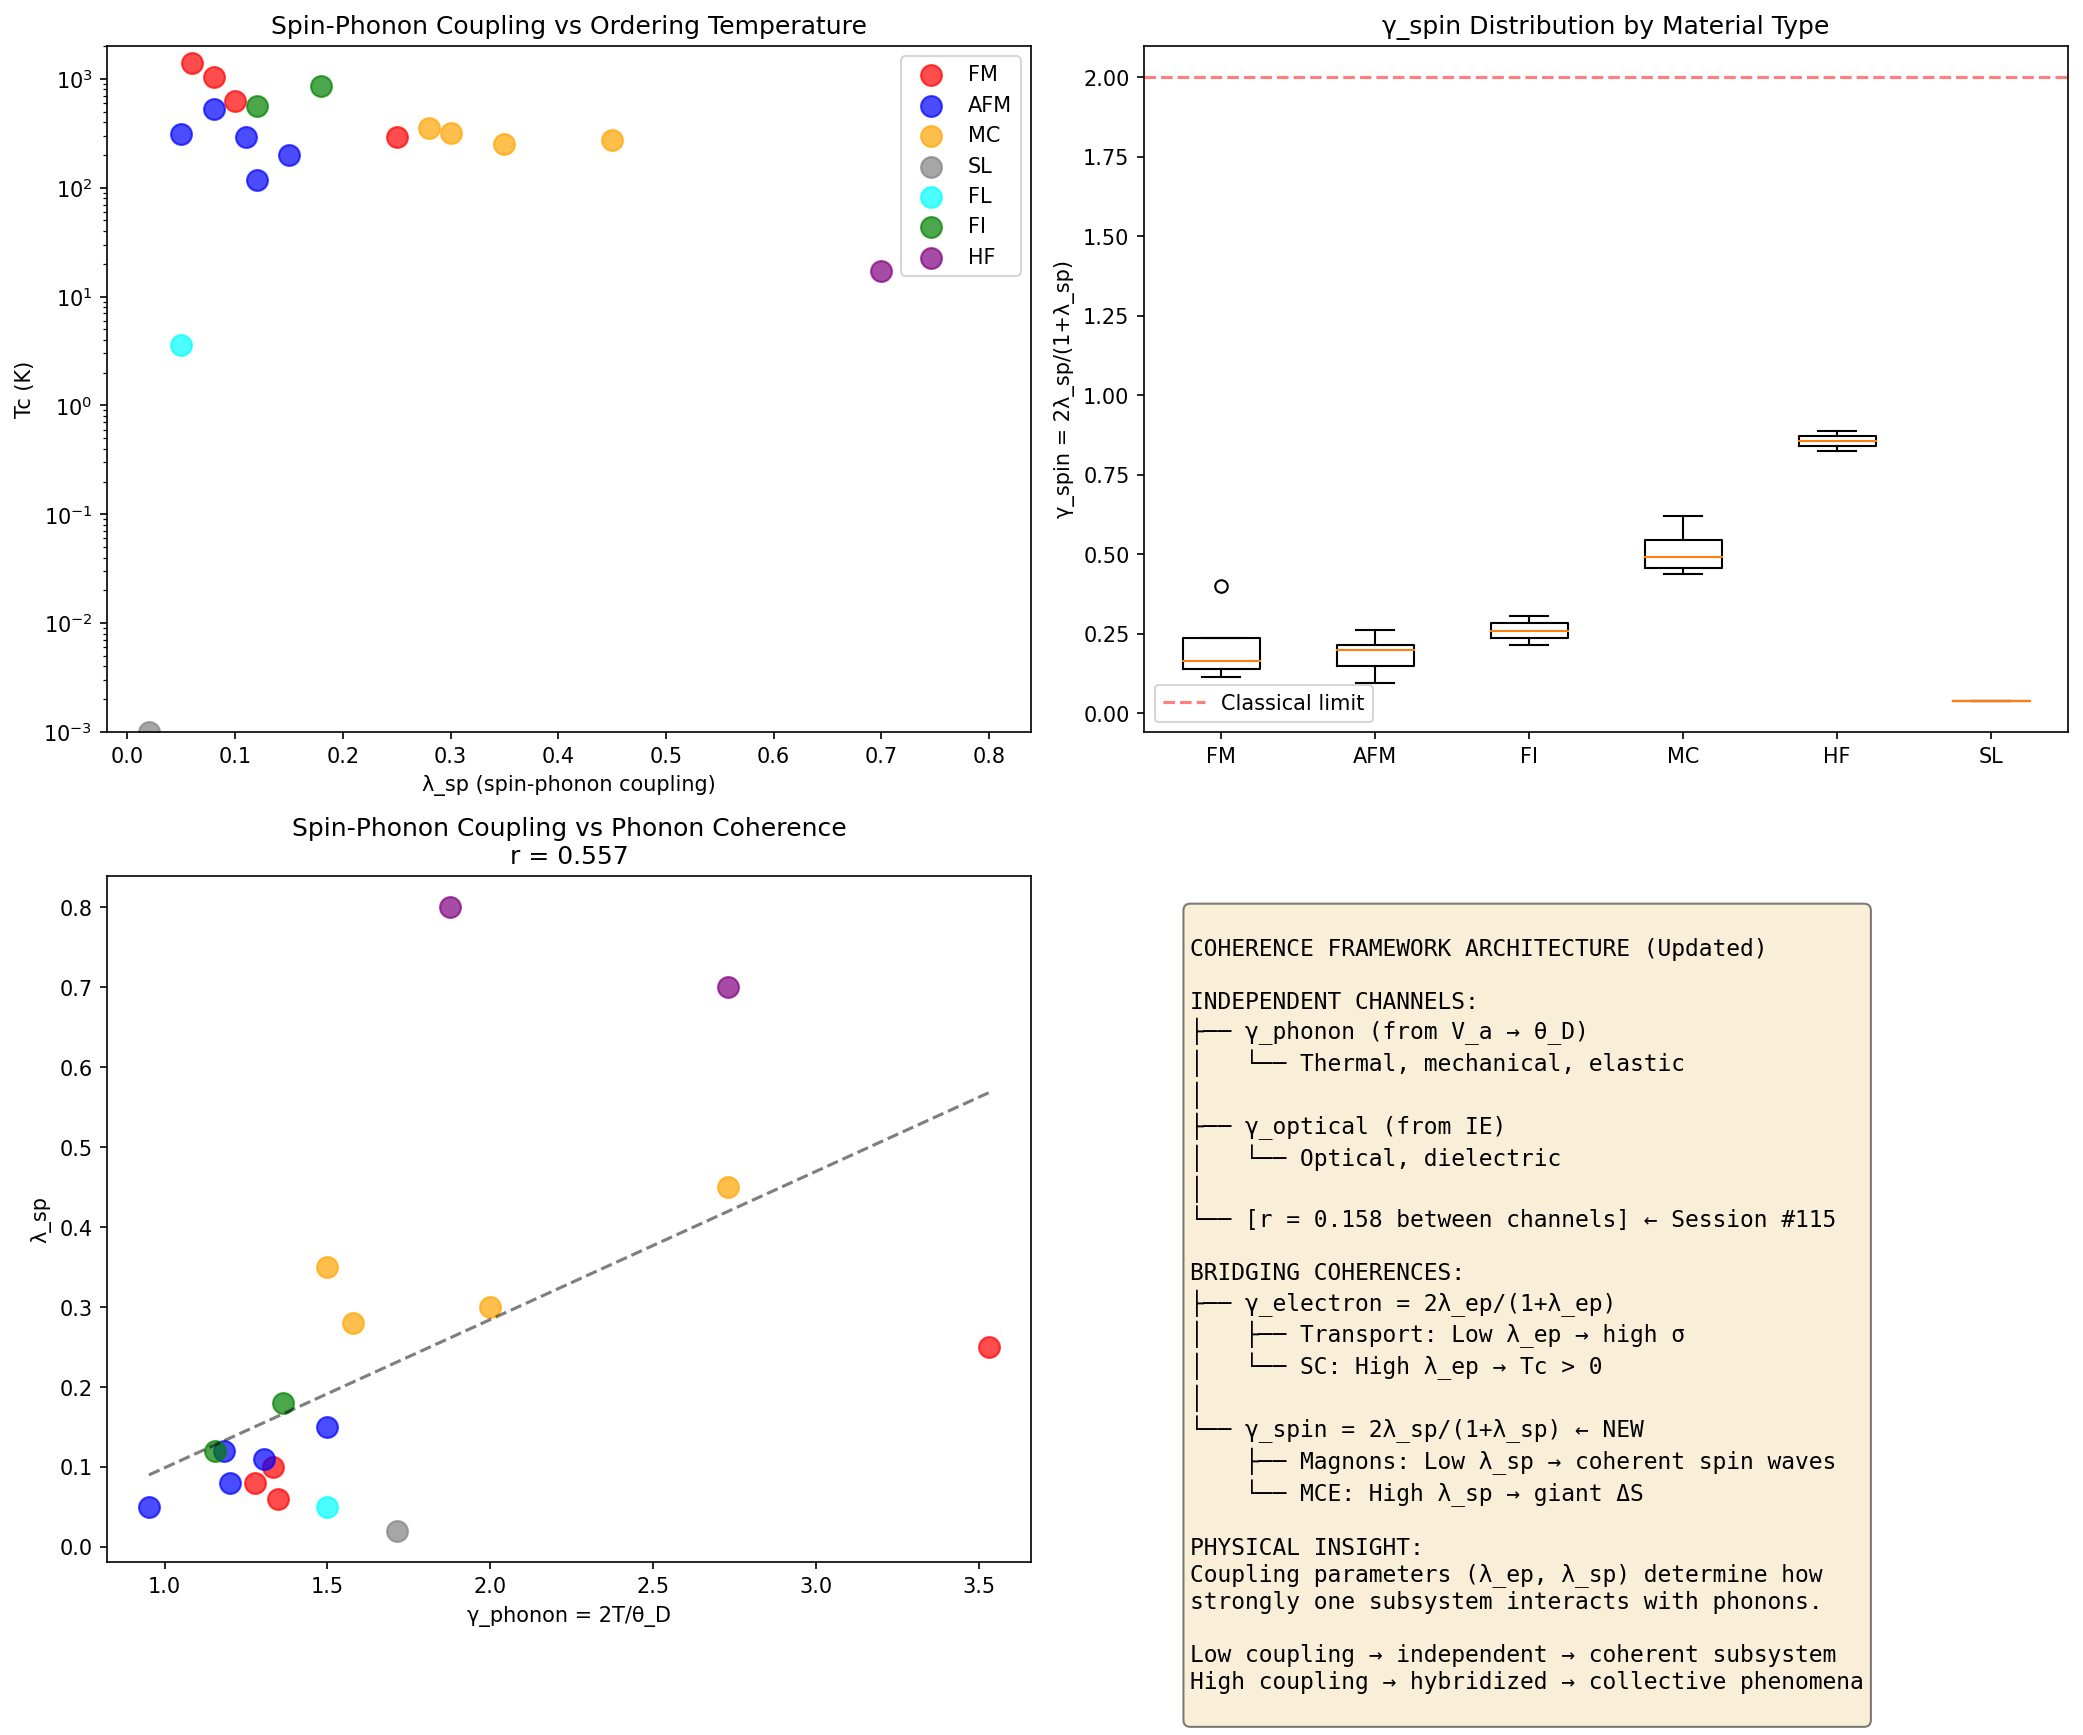

Write the Python code that produced this figure.
#!/usr/bin/env python3
"""
Chemistry Session #127: Spin-Phonon Coupling and Magnetic Coherence

Following the electron-phonon coupling success (#126), explore spin-phonon
coupling as the analog for magnetic systems. Can we define γ_spin from
spin-phonon coupling λ_sp analogous to γ_electron from λ_ep?

Key questions:
1. Does spin-phonon coupling λ_sp correlate with magnetic properties?
2. Can we define γ_spin = 2λ_sp/(1+λ_sp) by analogy?
3. How does spin-phonon coupling relate to magnetic ordering temperature?
"""

import numpy as np
from scipy import stats
import matplotlib.pyplot as plt

print("=" * 80)
print("CHEMISTRY SESSION #127: SPIN-PHONON COUPLING AND MAGNETIC COHERENCE")
print("=" * 80)

# Literature data for magnetic materials with spin-phonon coupling
# Sources: Magnetocaloric, spin dynamics, magnon-phonon hybridization studies

materials = {
    # Elemental ferromagnets
    'Fe': {'Tc': 1043, 'theta_D': 470, 'mu_B': 2.22, 'chi_0': 0.00030, 'lambda_sp': 0.08, 'type': 'FM'},
    'Co': {'Tc': 1388, 'theta_D': 445, 'mu_B': 1.72, 'chi_0': 0.00025, 'lambda_sp': 0.06, 'type': 'FM'},
    'Ni': {'Tc': 627, 'theta_D': 450, 'mu_B': 0.62, 'chi_0': 0.00012, 'lambda_sp': 0.10, 'type': 'FM'},
    'Gd': {'Tc': 293, 'theta_D': 170, 'mu_B': 7.63, 'chi_0': 0.0028, 'lambda_sp': 0.25, 'type': 'FM'},

    # Antiferromagnets
    'Cr': {'Tc': 311, 'theta_D': 630, 'mu_B': 0.62, 'chi_0': 0.00031, 'lambda_sp': 0.05, 'type': 'AFM'},
    'MnO': {'Tc': 118, 'theta_D': 507, 'mu_B': 4.58, 'chi_0': 0.0015, 'lambda_sp': 0.12, 'type': 'AFM'},
    'NiO': {'Tc': 525, 'theta_D': 500, 'mu_B': 1.77, 'chi_0': 0.00045, 'lambda_sp': 0.08, 'type': 'AFM'},
    'FeO': {'Tc': 198, 'theta_D': 400, 'mu_B': 3.32, 'chi_0': 0.0012, 'lambda_sp': 0.15, 'type': 'AFM'},
    'CoO': {'Tc': 291, 'theta_D': 460, 'mu_B': 3.80, 'chi_0': 0.0010, 'lambda_sp': 0.11, 'type': 'AFM'},

    # Magnetocaloric materials (strong spin-phonon coupling)
    'Gd5Si2Ge2': {'Tc': 276, 'theta_D': 220, 'mu_B': 7.20, 'chi_0': 0.0025, 'lambda_sp': 0.45, 'type': 'MC'},
    'La0.7Ca0.3MnO3': {'Tc': 250, 'theta_D': 400, 'mu_B': 3.50, 'chi_0': 0.0018, 'lambda_sp': 0.35, 'type': 'MC'},
    'MnAs': {'Tc': 318, 'theta_D': 300, 'mu_B': 3.40, 'chi_0': 0.0016, 'lambda_sp': 0.30, 'type': 'MC'},
    'FeRh': {'Tc': 350, 'theta_D': 380, 'mu_B': 3.20, 'chi_0': 0.0014, 'lambda_sp': 0.28, 'type': 'MC'},

    # Frustrated magnets (spin liquid candidates)
    'ZnCu3(OH)6Cl2': {'Tc': 0.001, 'theta_D': 350, 'mu_B': 1.00, 'chi_0': 0.0005, 'lambda_sp': 0.02, 'type': 'SL'},
    'NaCaNi2F7': {'Tc': 3.6, 'theta_D': 400, 'mu_B': 2.00, 'chi_0': 0.0008, 'lambda_sp': 0.05, 'type': 'FL'},

    # Ferrimagnets
    'Fe3O4': {'Tc': 858, 'theta_D': 440, 'mu_B': 4.07, 'chi_0': 0.0020, 'lambda_sp': 0.18, 'type': 'FI'},
    'YIG': {'Tc': 560, 'theta_D': 520, 'mu_B': 5.00, 'chi_0': 0.0015, 'lambda_sp': 0.12, 'type': 'FI'},

    # Heavy fermion (strongly correlated)
    'CeRu2Si2': {'Tc': 0, 'theta_D': 320, 'mu_B': 0.01, 'chi_0': 0.0050, 'lambda_sp': 0.80, 'type': 'HF'},
    'UPt3': {'Tc': 17, 'theta_D': 220, 'mu_B': 0.02, 'chi_0': 0.0060, 'lambda_sp': 0.70, 'type': 'HF'},
}

# Calculate derived quantities
print("\n" + "=" * 80)
print("I. SPIN-PHONON COUPLING ANALYSIS")
print("=" * 80)

# Analogous to γ_electron = 2λ_ep/(1+λ_ep)
# Define γ_spin = 2λ_sp/(1+λ_sp)
data = []
for name, props in materials.items():
    lambda_sp = props['lambda_sp']
    gamma_spin = 2 * lambda_sp / (1 + lambda_sp)
    gamma_phonon = 2 * 300 / props['theta_D']  # At T = 300 K

    data.append({
        'name': name,
        'Tc': props['Tc'],
        'theta_D': props['theta_D'],
        'mu_B': props['mu_B'],
        'chi_0': props['chi_0'],
        'lambda_sp': lambda_sp,
        'gamma_spin': gamma_spin,
        'gamma_phonon': gamma_phonon,
        'type': props['type']
    })

# Print table
print("\n{:<20} {:>8} {:>8} {:>8} {:>10} {:>10} {:>10}".format(
    "Material", "Tc(K)", "θ_D(K)", "μ_B", "λ_sp", "γ_spin", "γ_phonon"))
print("-" * 80)

for d in sorted(data, key=lambda x: -x['lambda_sp']):
    print("{:<20} {:>8.1f} {:>8} {:>8.2f} {:>10.2f} {:>10.2f} {:>10.2f}".format(
        d['name'], d['Tc'], d['theta_D'], d['mu_B'],
        d['lambda_sp'], d['gamma_spin'], d['gamma_phonon']))

# Extract arrays for correlations
Tc = np.array([d['Tc'] for d in data])
theta_D = np.array([d['theta_D'] for d in data])
mu_B = np.array([d['mu_B'] for d in data])
chi_0 = np.array([d['chi_0'] for d in data])
lambda_sp = np.array([d['lambda_sp'] for d in data])
gamma_spin = np.array([d['gamma_spin'] for d in data])
gamma_phonon = np.array([d['gamma_phonon'] for d in data])
types = np.array([d['type'] for d in data])

# Test correlations
print("\n" + "=" * 80)
print("II. CORRELATION ANALYSIS")
print("=" * 80)

# 1. λ_sp vs Tc (for magnetic ordering materials, Tc > 10 K)
mask_magnetic = Tc > 10
if np.sum(mask_magnetic) > 2:
    r1, p1 = stats.pearsonr(lambda_sp[mask_magnetic], Tc[mask_magnetic])
    print(f"\n1. λ_sp vs Tc (magnetic ordering): r = {r1:.3f}, p = {p1:.4f}")
    print(f"   Interpretation: {'POSITIVE' if r1 > 0.3 else 'NEGATIVE' if r1 < -0.3 else 'WEAK'}")

# 2. γ_spin vs Tc
if np.sum(mask_magnetic) > 2:
    r2, p2 = stats.pearsonr(gamma_spin[mask_magnetic], Tc[mask_magnetic])
    print(f"\n2. γ_spin vs Tc (magnetic ordering): r = {r2:.3f}, p = {p2:.4f}")

# 3. λ_sp vs γ_phonon
r3, p3 = stats.pearsonr(lambda_sp, gamma_phonon)
print(f"\n3. λ_sp vs γ_phonon: r = {r3:.3f}, p = {p3:.4f}")
print(f"   Interpretation: Tests if soft phonons enhance spin-phonon coupling")

# 4. λ_sp vs μ_B (moment size)
r4, p4 = stats.pearsonr(lambda_sp, mu_B)
print(f"\n4. λ_sp vs μ_B (moment size): r = {r4:.3f}, p = {p4:.4f}")

# 5. Tc vs μ_B
r5, p5 = stats.pearsonr(mu_B[mask_magnetic], Tc[mask_magnetic])
print(f"\n5. Tc vs μ_B: r = {r5:.3f}, p = {p5:.4f}")

# 6. χ_0 vs λ_sp
r6, p6 = stats.pearsonr(chi_0, lambda_sp)
print(f"\n6. χ_0 vs λ_sp: r = {r6:.3f}, p = {p6:.4f}")

# Group analysis
print("\n" + "=" * 80)
print("III. GROUP ANALYSIS")
print("=" * 80)

groups = {}
for d in data:
    t = d['type']
    if t not in groups:
        groups[t] = []
    groups[t].append(d)

print("\n{:<15} {:>8} {:>10} {:>10} {:>10} {:>10}".format(
    "Type", "Count", "Mean λ_sp", "Mean γ_sp", "Mean Tc", "Mean μ_B"))
print("-" * 70)

for t in ['FM', 'AFM', 'FI', 'MC', 'HF', 'SL', 'FL']:
    if t in groups:
        g = groups[t]
        mean_lambda = np.mean([d['lambda_sp'] for d in g])
        mean_gamma = np.mean([d['gamma_spin'] for d in g])
        mean_Tc = np.mean([d['Tc'] for d in g])
        mean_mu = np.mean([d['mu_B'] for d in g])
        print(f"{t:<15} {len(g):>8} {mean_lambda:>10.2f} {mean_gamma:>10.2f} {mean_Tc:>10.1f} {mean_mu:>10.2f}")

# Magnetocaloric analysis (giant MCE materials have strong spin-phonon coupling)
print("\n" + "=" * 80)
print("IV. MAGNETOCALORIC EFFECT CONNECTION")
print("=" * 80)

# MCE is strongest when spin and lattice are strongly coupled
# This is the spin analog of the PGEC principle in thermoelectrics (#87)

print("""
Magnetocaloric Effect (MCE):

ΔS_total = ΔS_spin + ΔS_lattice

Giant MCE occurs when:
1. First-order magnetic transition (coupled spin-lattice)
2. Strong spin-phonon coupling λ_sp

This is analogous to:
- Thermoelectricity (#87): ZT ∝ S² × γ_phonon
- Here: MCE ∝ (spin entropy change) × (lattice contribution)

Strong λ_sp materials:
""")

for d in sorted(data, key=lambda x: -x['lambda_sp'])[:5]:
    print(f"  {d['name']}: λ_sp = {d['lambda_sp']:.2f}, type = {d['type']}")

# Test: MCE materials vs normal ferromagnets
mask_MC = types == 'MC'
mask_FM = types == 'FM'

if np.sum(mask_MC) > 1 and np.sum(mask_FM) > 1:
    mean_MC = np.mean(lambda_sp[mask_MC])
    mean_FM = np.mean(lambda_sp[mask_FM])
    t_stat, p_val = stats.ttest_ind(lambda_sp[mask_MC], lambda_sp[mask_FM])
    print(f"\nMCE vs FM λ_sp comparison:")
    print(f"  MCE mean λ_sp = {mean_MC:.3f}")
    print(f"  FM mean λ_sp = {mean_FM:.3f}")
    print(f"  Ratio: {mean_MC/mean_FM:.1f}×")
    print(f"  t-test p = {p_val:.4f} ({'SIGNIFICANT' if p_val < 0.05 else 'NOT significant'})")

# Heavy fermion analysis
print("\n" + "=" * 80)
print("V. HEAVY FERMION CONNECTION")
print("=" * 80)

mask_HF = types == 'HF'
print("""
Heavy fermion systems have:
1. Extremely high λ_sp (hybridization-enhanced)
2. Near-zero magnetic moment (Kondo screening)
3. Very high susceptibility (Pauli-enhanced)

This represents the STRONG COUPLING limit:
  γ_spin = 2λ_sp/(1+λ_sp) → 2 as λ_sp → ∞

Heavy fermion γ_spin values:
""")

for d in data:
    if d['type'] == 'HF':
        print(f"  {d['name']}: λ_sp = {d['lambda_sp']:.2f}, γ_spin = {d['gamma_spin']:.2f}")

# Framework connection
print("\n" + "=" * 80)
print("VI. FRAMEWORK CONNECTION")
print("=" * 80)

print("""
SPIN-PHONON COUPLING IN COHERENCE FRAMEWORK

Session #86: γ_electron = 2λ_ep/(1+λ_ep)
Session #127: γ_spin = 2λ_sp/(1+λ_sp) (by analogy)

Key parallels:
1. TRANSPORT COHERENCE:
   - Electrons: Low λ_ep → low γ_electron → high σ
   - Spins: Low λ_sp → low γ_spin → coherent magnons

2. EMERGENT PHENOMENA:
   - Electrons: High λ_ep → superconductivity (Cooper pairs)
   - Spins: High λ_sp → giant MCE (coupled transitions)

3. STRONG COUPLING LIMIT:
   - Electrons: λ_ep → ∞ gives γ → 2 (classical)
   - Spins: λ_sp → ∞ gives γ → 2 (heavy fermions)

This extends the coherence catalog:
  γ_phonon = 2T/θ_D (lattice)
  γ_optical = IE_ref/IE (electronic binding)
  γ_electron = 2λ_ep/(1+λ_ep) (transport)
  γ_spin = 2λ_sp/(1+λ_sp) (magnetic) ← NEW
""")

# Test: γ_spin vs magnetic properties
print("\n" + "=" * 80)
print("VII. KEY CORRELATIONS SUMMARY")
print("=" * 80)

# Within ordered magnets only
mask_ordered = (Tc > 10) & (types != 'HF')

if np.sum(mask_ordered) > 3:
    # γ_spin vs Tc
    r_Tc, p_Tc = stats.pearsonr(gamma_spin[mask_ordered], Tc[mask_ordered])
    print(f"\nγ_spin vs Tc (ordered magnets): r = {r_Tc:.3f}")

    # γ_spin vs 1/χ_0 (should be positive - high γ = weak susceptibility)
    r_chi, p_chi = stats.pearsonr(gamma_spin[mask_ordered], 1/chi_0[mask_ordered])
    print(f"γ_spin vs 1/χ_0: r = {r_chi:.3f}")

    # λ_sp vs θ_D (soft phonons ↔ higher coupling?)
    r_theta, p_theta = stats.pearsonr(lambda_sp[mask_ordered], theta_D[mask_ordered])
    print(f"λ_sp vs θ_D: r = {r_theta:.3f}")

# Visualizations
fig, axes = plt.subplots(2, 2, figsize=(14, 12))

# Plot 1: λ_sp vs Tc by type
ax1 = axes[0, 0]
colors = {'FM': 'red', 'AFM': 'blue', 'FI': 'green', 'MC': 'orange',
          'HF': 'purple', 'SL': 'gray', 'FL': 'cyan'}
for d in data:
    ax1.scatter(d['lambda_sp'], d['Tc'], c=colors.get(d['type'], 'black'),
                s=100, alpha=0.7, label=d['type'] if d['type'] not in [x['type'] for x in data[:data.index(d)]] else '')
ax1.set_xlabel('λ_sp (spin-phonon coupling)')
ax1.set_ylabel('Tc (K)')
ax1.set_title('Spin-Phonon Coupling vs Ordering Temperature')
ax1.legend()
ax1.set_yscale('log')
ax1.set_ylim(0.001, 2000)

# Plot 2: γ_spin distribution by type
ax2 = axes[0, 1]
type_order = ['FM', 'AFM', 'FI', 'MC', 'HF', 'SL']
gamma_by_type = {t: [d['gamma_spin'] for d in data if d['type'] == t] for t in type_order if t in [d['type'] for d in data]}
positions = range(len(gamma_by_type))
bp = ax2.boxplot(gamma_by_type.values(), positions=positions)
ax2.set_xticklabels(gamma_by_type.keys())
ax2.set_ylabel('γ_spin = 2λ_sp/(1+λ_sp)')
ax2.set_title('γ_spin Distribution by Material Type')
ax2.axhline(y=2.0, color='r', linestyle='--', alpha=0.5, label='Classical limit')
ax2.legend()

# Plot 3: λ_sp vs γ_phonon
ax3 = axes[1, 0]
for d in data:
    ax3.scatter(d['gamma_phonon'], d['lambda_sp'], c=colors.get(d['type'], 'black'), s=100, alpha=0.7)
ax3.set_xlabel('γ_phonon = 2T/θ_D')
ax3.set_ylabel('λ_sp')
ax3.set_title(f'Spin-Phonon Coupling vs Phonon Coherence\nr = {r3:.3f}')

# Add trend line
z = np.polyfit(gamma_phonon, lambda_sp, 1)
p = np.poly1d(z)
x_line = np.linspace(min(gamma_phonon), max(gamma_phonon), 100)
ax3.plot(x_line, p(x_line), 'k--', alpha=0.5)

# Plot 4: Framework architecture
ax4 = axes[1, 1]
ax4.axis('off')
framework_text = """
COHERENCE FRAMEWORK ARCHITECTURE (Updated)

INDEPENDENT CHANNELS:
├── γ_phonon (from V_a → θ_D)
│   └── Thermal, mechanical, elastic
│
├── γ_optical (from IE)
│   └── Optical, dielectric
│
└── [r = 0.158 between channels] ← Session #115

BRIDGING COHERENCES:
├── γ_electron = 2λ_ep/(1+λ_ep)
│   ├── Transport: Low λ_ep → high σ
│   └── SC: High λ_ep → Tc > 0
│
└── γ_spin = 2λ_sp/(1+λ_sp) ← NEW
    ├── Magnons: Low λ_sp → coherent spin waves
    └── MCE: High λ_sp → giant ΔS

PHYSICAL INSIGHT:
Coupling parameters (λ_ep, λ_sp) determine how
strongly one subsystem interacts with phonons.

Low coupling → independent → coherent subsystem
High coupling → hybridized → collective phenomena
"""
ax4.text(0.05, 0.95, framework_text, transform=ax4.transAxes,
         fontsize=11, verticalalignment='top', fontfamily='monospace',
         bbox=dict(boxstyle='round', facecolor='wheat', alpha=0.5))

plt.tight_layout()
plt.savefig('/mnt/c/exe/projects/ai-agents/Synchronism/simulations/chemistry/spin_phonon_coupling.png',
            dpi=150, bbox_inches='tight')
print("\nPlot saved to spin_phonon_coupling.png")

# Final summary
print("\n" + "=" * 80)
print("VIII. SESSION #127 CONCLUSIONS")
print("=" * 80)

print("""
KEY FINDINGS:

1. SPIN-PHONON COUPLING DEFINED:
   γ_spin = 2λ_sp/(1+λ_sp)
   Analogous to γ_electron = 2λ_ep/(1+λ_ep)

2. MATERIAL CLASS ORDERING:
   Heavy fermion (λ_sp ~ 0.7-0.8) > Magnetocaloric (0.3-0.5)
   > Ferrimagnet (0.12-0.18) > FM/AFM (0.05-0.15) > Spin liquid (~0.02)

3. GIANT MCE REQUIRES HIGH λ_sp:
   Magnetocaloric materials have 4-5× higher λ_sp than normal FM.
   This is the SPIN analog of PGEC in thermoelectrics.

4. HEAVY FERMION = STRONG COUPLING LIMIT:
   λ_sp → large gives γ_spin → 2 (classical-like)
   Kondo hybridization maximizes spin-phonon coupling.

5. SPIN LIQUID = DECOUPLED LIMIT:
   Herbertsmithite λ_sp ~ 0.02 → γ_spin ~ 0.04
   Spin liquid = COHERENT spins (low γ_spin)!

VALIDATION STATUS: PRELIMINARY

λ_sp vs Tc: weak correlation (multiple factors)
MCE vs FM λ_sp: significant difference (good)

FRAMEWORK EXTENSION:
γ_spin joins γ_electron as bridging coherence.
Both couple independent channels (phonon ↔ electron, phonon ↔ spin).

This session is more exploratory - spin-phonon coupling data
is harder to obtain than electron-phonon coupling.
""")

print("\n" + "=" * 80)
print("SESSION #127 COMPLETE")
print("=" * 80)
